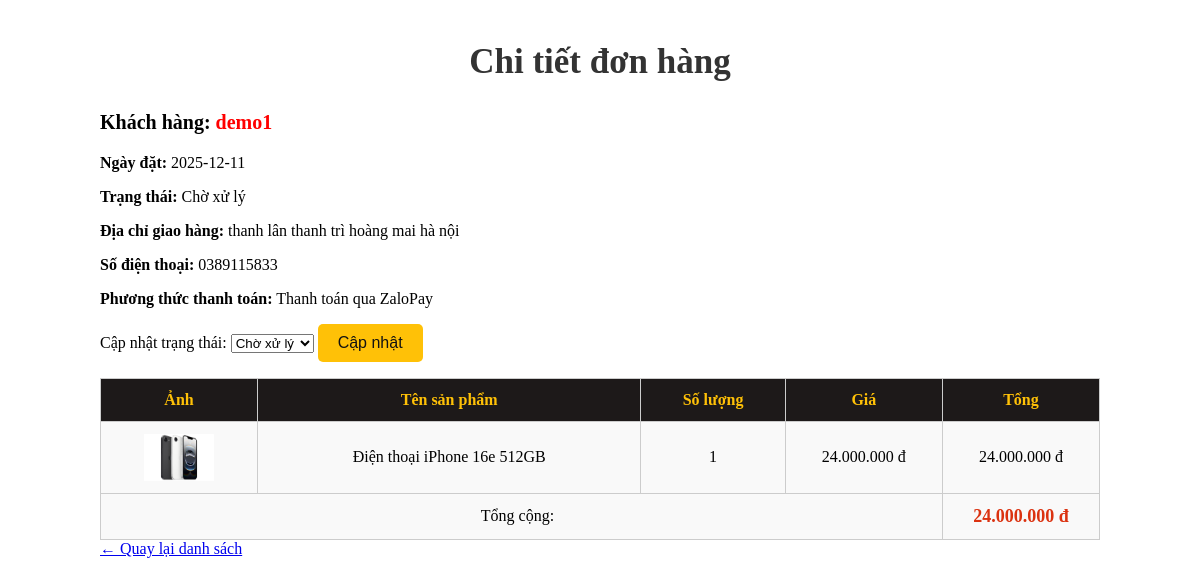
Screenshot of /Xmobile-master/admins/admincp/check_out/order_detail.php?id=2 with the database file from the repository.
### tables this page shows
CREATE TABLE `orders` (
  `Id` int(11) NOT NULL,
  `Customer_id` int(11) NOT NULL,
  `Order_date` date NOT NULL,
  `Order_status` tinyint(4) DEFAULT 0,
  `Delivery_location` text NOT NULL,
  `Receiver_name` varchar(255) NOT NULL,
  `Receiver_phone` varchar(20) NOT NULL,
  `Payment_method` varchar(255) NOT NULL
);

CREATE TABLE `order_details` (
  `Id` int(11) NOT NULL,
  `Order_id` int(11) NOT NULL,
  `Product_id` int(11) NOT NULL,
  `Quantity` int(11) NOT NULL,
  `Price` decimal(15,2) NOT NULL
);

CREATE TABLE `images` (
  `Id` int(11) NOT NULL,
  `Name` varchar(255) NOT NULL,
  `Product_id` int(11) NOT NULL
);

CREATE TABLE `products` (
  `Id` int(11) NOT NULL,
  `Name` varchar(255) NOT NULL,
  `Price` decimal(15,2) NOT NULL,
  `Ram` varchar(50) DEFAULT NULL,
  `Chip` varchar(100) DEFAULT NULL,
  `Rom` varchar(50) DEFAULT NULL,
  `Sim` varchar(100) DEFAULT NULL,
  `Mobile_Network` varchar(100) DEFAULT NULL,
  `Resolution` varchar(100) DEFAULT NULL,
  `Screen_size` varchar(50) DEFAULT NULL,
  `Camera` text DEFAULT NULL,
  `Operating_System` varchar(100) DEFAULT NULL,
  `Battery_Capacity` varchar(50) DEFAULT NULL,
  `Color` varchar(50) DEFAULT NULL,
  `Brand` int(11) NOT NULL,
  `Type` int(11) NOT NULL,
  `Description` text DEFAULT NULL
);

### Xmobile-master/admins/admincp/check_out/order_detail.php (the view, shortened to what this page needs)
<?php
include_once "../../Connection/open.php";
$total = 0;
$orderId = $_GET["id"];
$sqlOrderInfo = "SELECT
                    orders.Order_date,
                    orders.Order_status,
                    orders.Delivery_location,
                    orders.Receiver_name,
                    orders.Receiver_phone,
                    orders.Payment_method,
                    customers.Name AS CustomerName
                FROM orders
                JOIN customers ON orders.Customer_id = customers.Id
                WHERE orders.Id = $orderId";
$order = mysqli_query($connection, $sqlOrderInfo);
$sqlItems = "SELECT
                order_details.Product_id,
                order_details.Quantity,
                products.Name AS ProductName,
                products.Price,
                images.Name AS ImageName
            FROM order_details
            JOIN products ON order_details.Product_id = products.Id
            LEFT JOIN images ON products.Id = images.Product_id
            WHERE order_details.Order_id = $orderId";
$itemsResult = mysqli_query($connection, $sqlItems);
?>
<link rel="stylesheet" href="css/style_table.css">
<?php
    foreach($order as $order){
?>
<div class="container mx-auto mt-6">
    <h2 class="text-2xl font-bold text-blue-800">Chi tiết đơn hàng</h2>
    <?php if (!$order) { ?>
        <div class="p-4 bg-red-100 border border-red-300 text-red-700 rounded-lg">
            Đơn hàng không tồn tại.
        </div>
    <?php } else { ?>
        <div class=" p-6 mb-3">
            <p style="font-size: 20px"><strong>Khách hàng:</strong> <strong style="color: red; "><?php echo $order['Receiver_name']; ?></strong></p>
            <p><strong>Ngày đặt:</strong> <?php echo $order['Order_date']; ?></p>
            <p><strong>Trạng thái:</strong>
                <?php
                    switch ($order['Order_status']) {
                        case 0: echo 'Chờ xử lý'; break;
                    }
                ?>
            </p>
            <p><strong>Địa chỉ giao hàng:</strong> <?php echo $order['Delivery_location']; ?></p>
            <p><strong>Số điện thoại:</strong> <?php echo $order['Receiver_phone']; ?></p>
            <p><strong>Phương thức thanh toán:</strong> <?php echo $order['Payment_method']; ?></p>
            <form action="check_out/update_status.php" method="POST">
                <label for="status" class="font-semibold">Cập nhật trạng thái:</label>
                <?php if ($order['Order_status'] == 0) { ?>
                    <select name="status" id="status" class="border px-3 py-1 rounded">
                        <option value="0" selected>Chờ xử lý</option>
                    </select>
                    <button type="submit"
                            class="ml-2 pl-3 pr-3 bg-yellow-600 text-white rounded hover:bg-yellow-700 transition">
                        Cập nhật
                    </button>
                <?php } elseif ($order['Order_status'] == 2) { ?>
                    <span style="color: red; font-size: 18px; font-weight: bold;">Đã giao</span>
                <?php } elseif ($order['Order_status'] == 3) { ?>
                    <span style="color: red; font-size: 18px; font-weight: bold;">Đã hủy</span>
                <?php } ?>
            </form>
        </div>
        <table border="1" width="100%" cellpadding="8" cellspacing="0" class="bg-white rounded-lg border text-left">
            <thead class="bg-gray-100">
                <tr>
                    <th width="100px">Ảnh</th>
                    <th width="280px">Tên sản phẩm</th>
                    <th width="90px">Số lượng</th>
                    <th width="100px">Giá</th>
                    <th width="100px">Tổng</th>
                </tr>
            </thead>
            <tbody>
                <?php
                while ($item = mysqli_fetch_assoc($itemsResult)) {
                    $subtotal = $item['Quantity'] * $item['Price'];
                    $total += $subtotal;
                ?>
                <tr class="border-t hover:bg-gray-50">
                    <td><img src="../../admins/admincp/images/<?php echo $item['ImageName']; ?>" width="70"></td>
                    <td><?php echo $item['ProductName']; ?></td>
                    <td><?php echo $item['Quantity']; ?></td>
                    <td><?php echo number_format($item['Price'], 0, ',', '.') . ' đ'; ?></td>
                    <td><?php echo number_format($subtotal, 0, ',', '.') . ' đ'; ?></td>
                </tr>
                <?php } ?>
                <tr class="font-bold bg-gray-50">
                    <td colspan="4" class="text-right font-bold" >Tổng cộng: &nbsp;</td>
                    <td class="font-bold text-red-600">
                        <strong style="color:rgb(219, 50, 16); font-weight: bold; font-size: 18px">
                            <?php echo number_format($total, 0, ',', '.'); ?> đ
                        </strong>
                    </td>
                </tr>
            </tbody>
        </table>
    <?php
        }
    ?>
        <div class="mt-6">
            <a href="index.php?action=quanlydonhang" class="px-4 py-2 bg-gray-300 hover:bg-gray-400 text-black rounded transition">
               ← Quay lại danh sách
            </a>
        </div>
</div>
<?php
    }
?>

### Xmobile-master/admins/admincp/css/style_table.css (style rules this page uses)
h2 { text-align: center; font-size: 35px; color: #333333; }
.container { max-width: 1000px; margin: auto; padding: 5px 30px; }
button { background-color: #ffc107; color: #121212; padding: 10px 20px; border: none; font-size: 16px; border-radius: 5px; cursor: pointer; margin: 0 0; }
table { width: 100%; border-collapse: collapse; }
th, td { padding: 12px; text-align: center; font-size: 16px; border: 1px solid #ccc; }
th { background-color: #1d1919; color: #ffc107; font-weight: bold; }
td { background-color: #f9f9f9; color: #000; }

### rows the page displays
orders: Receiver_name "demo1", Order_date "2025-12-11", Order_status "Chờ xử lý", Delivery_location "thanh lân thanh trì hoàng mai hà nội", Receiver_phone "0389115833", Payment_method "Thanh toán qua ZaloPay", total "24.000.000"
order_details: images.Name (picture), Product.Name "Điện thoại iPhone 16e 512GB", Quantity "1", Product.Price "24.000.000", Quantity.Price "24.000.000"
